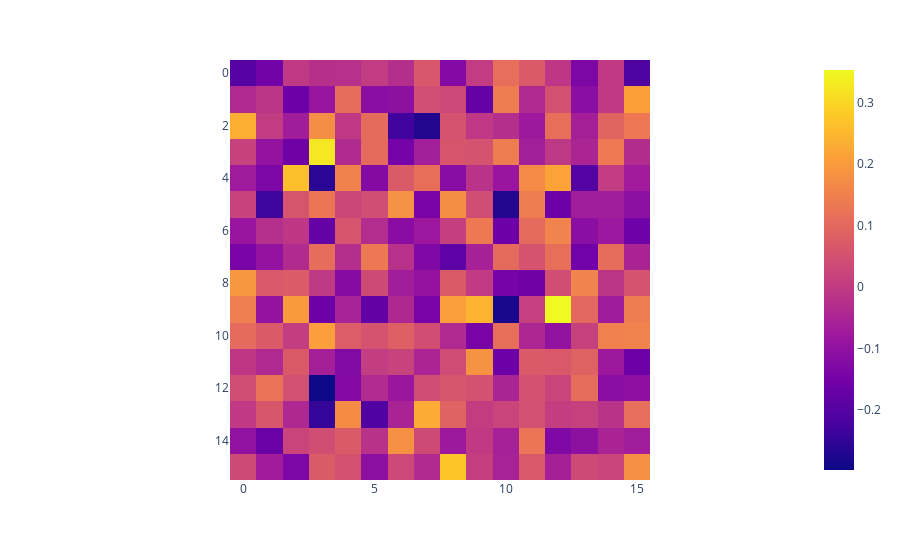

The cell this chart's notebook holds for it:
### Code cell
W_K = model.model.blocks[0].attn.W_K.detach().cpu().numpy()[0]
W_Q = model.model.blocks[0].attn.W_Q.detach().cpu().numpy()[0]
W_O = model.model.blocks[0].attn.W_O.detach().cpu().numpy()[0]
W_V = model.model.blocks[0].attn.W_V.detach().cpu().numpy()[0]

px.imshow(W_O @ W_V.T)

### Figure 1 — Plotly figure (JSON) as saved in the notebook; plotly's stock layout.template omitted (floating-point values rounded to 4 significant figures; data arrays with more than 128 entries replaced by an {"elided": "..."} marker saying what was removed)
{"data": [{"coloraxis": "coloraxis", "hovertemplate": "x: %{x}<br>y: %{y}<br>color: %{z}<extra></extra>", "name": "0", "type": "heatmap", "xaxis": "x", "yaxis": "y", "z": {"elided": "16x16 float values"}}], "layout": {"coloraxis": {"colorscale": [[0, "#0d0887"], [0.1111, "#46039f"], [0.2222, "#7201a8"], [0.3333, "#9c179e"], [0.4444, "#bd3786"], [0.5556, "#d8576b"], [0.6667, "#ed7953"], [0.7778, "#fb9f3a"], [0.8889, "#fdca26"], [1, "#f0f921"]]}, "margin": {"t": 60}, "xaxis": {"anchor": "y", "constrain": "domain", "domain": [0, 1], "scaleanchor": "y"}, "yaxis": {"anchor": "x", "autorange": "reversed", "constrain": "domain", "domain": [0, 1]}}}
